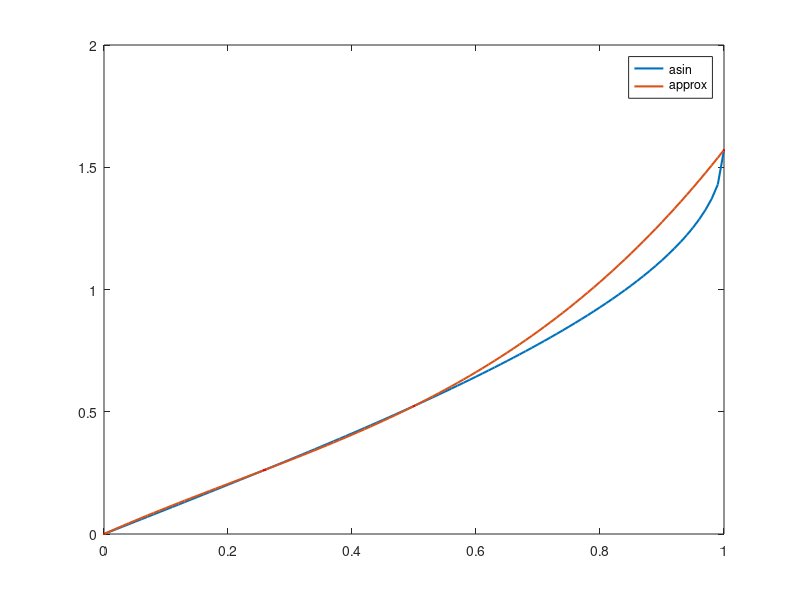

Write MATLAB code to recreate this figure.
clear
set(0, 'defaultLineLineWidth', 1.5)

x = [0, pi/12, pi/6, pi/2];
f = @sin;

fx = f(x);
p = polyfit(fx, x, 3);

format long
appr = polyval(p, 1/3)
exact = asin(1/3)
err = abs(appr - exact)

xx = 0:0.01:1;
plot(xx, asin(xx), xx, polyval(p, xx), fx, x, 'r.')
legend('asin', 'approx')

% vim: set ft=matlab: